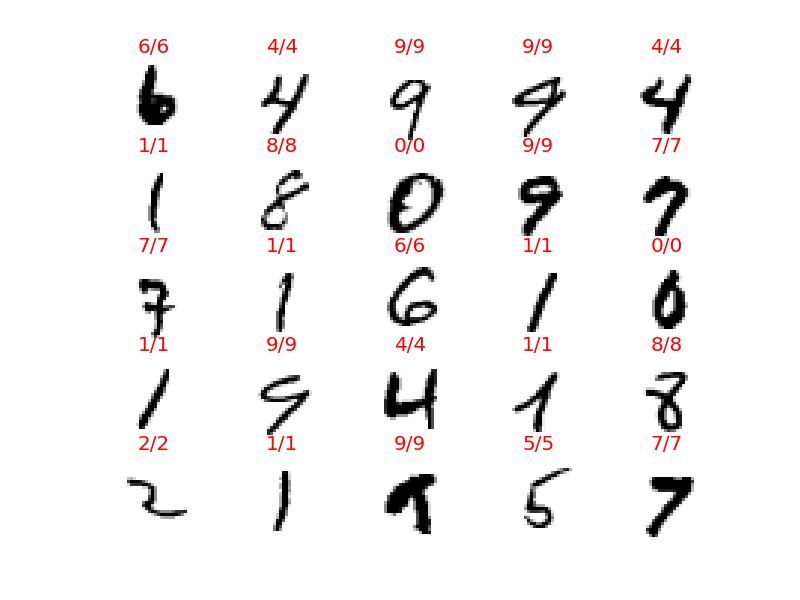

Write Python code to recreate this figure.
import matplotlib.pyplot as plt
from matplotlib import cm
import numpy as np
from sklearn import datasets
from sklearn import svm
from sklearn import cross_validation
from sklearn import metrics
from sklearn import grid_search
import time

def Xshaping(_X):
	_X_mean = np.mean(_X, axis=0).reshape(1, -1)
	_X_std = np.std(_X, axis=0).reshape(1, -1)
	_X_std[_X_std == 0] = 1
	_Xnorm = ( _X - _X_mean ) / _X_std
	return _Xnorm, _X_mean, _X_std

if __name__ == '__main__':
	_mnist = datasets.fetch_mldata('MNIST original', data_home=".")

	_time_start = time.time()
	_array_index_rand = np.random.permutation(range(len(_mnist.data)))
	_X = _mnist.data
	_y = _mnist.target
	_X = _X[_array_index_rand]
	_y = _y[_array_index_rand]
	_X_train = _X[:6000]
	_y_train = _y[:6000]
	_X_test = _X[6000:]
	_y_test = _y[6000:]
	_X_train_norm, _X_mean, _X_std = Xshaping(_X_train)
	_X_test_norm = ( _X_test - _X_mean ) / _X_std
	#_X_train, _X_test, _y_train, _y_test = cross_validation.train_test_split(_X, _y, test_size=0.2, random_state=0)
	print 'X:', _X.shape
	print 'y:', _y.shape
	print 'X(train):', _X_train.shape
	print 'y(train):', _y_train.shape
	print 'X(test):', _X_test.shape
	print 'y(test):', _y_test.shape

	_C_list = [10**_i for _i in range(-2, 6)]
	_gamma_list = [10**_i for _i in range(-4, 0)]
	#_C_list = [10000]
	#_gamma_list = [0.01]
	_param_grid = {'C':_C_list, 'gamma':_gamma_list, 'kernel':['rbf']}
	_grid = grid_search.GridSearchCV(svm.SVC(), param_grid=_param_grid, verbose=2, n_jobs=4)
	_grid.fit(_X_train_norm, _y_train)
	print 'Best Score='+str(_grid.best_score_)+', Best Parm='+str(_grid.best_params_)
	_C_maxAccuracy = _grid.best_params_['C']
	_gamma_maxAccuracy = _grid.best_params_['gamma']
	_model = _grid.best_estimator_ 

	_time_end = time.time()
	print 'time for learning', (_time_end-_time_start)

	_accuracy = metrics.accuracy_score(_model.predict(_X_test_norm), _y_test)
	print "Test Set: Accuracy="+str(_accuracy)
	
	_p = np.random.random_integers(0, len(_X_test), 25)
	_samples = np.array(list(zip(_X_test,_y_test)))[_p]
	for _index, (_data, _label) in enumerate(_samples):
		plt.subplot(5,5,_index+1)
		plt.axis('off')
		plt.imshow(_data.reshape(28,28), cmap=cm.gray_r, interpolation='nearest')
		_predict = _model.predict( ((_data - _X_mean)/_X_std).reshape(1,-1))
		plt.title(str(int(_label))+'/'+str(int(_predict)), color='red')
	plt.show()
